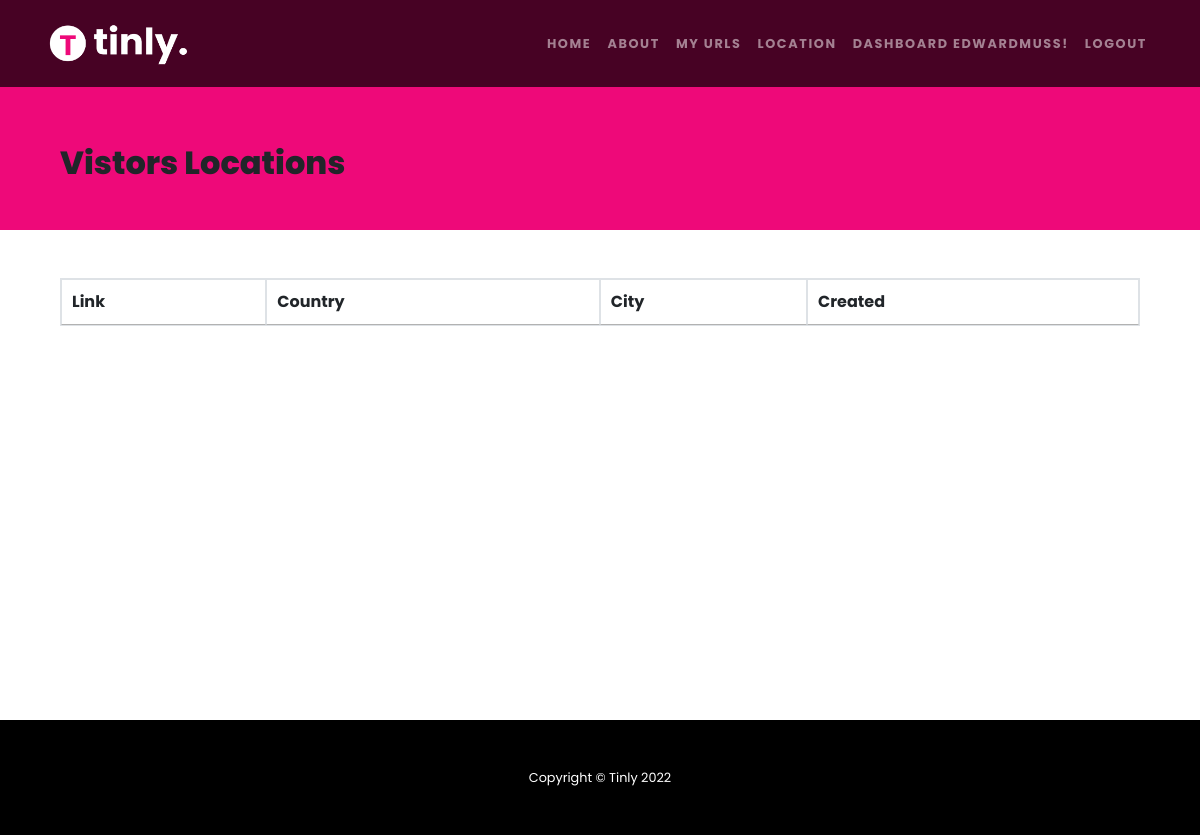
The page /user-locations (signed in) on the database as committed earlier.
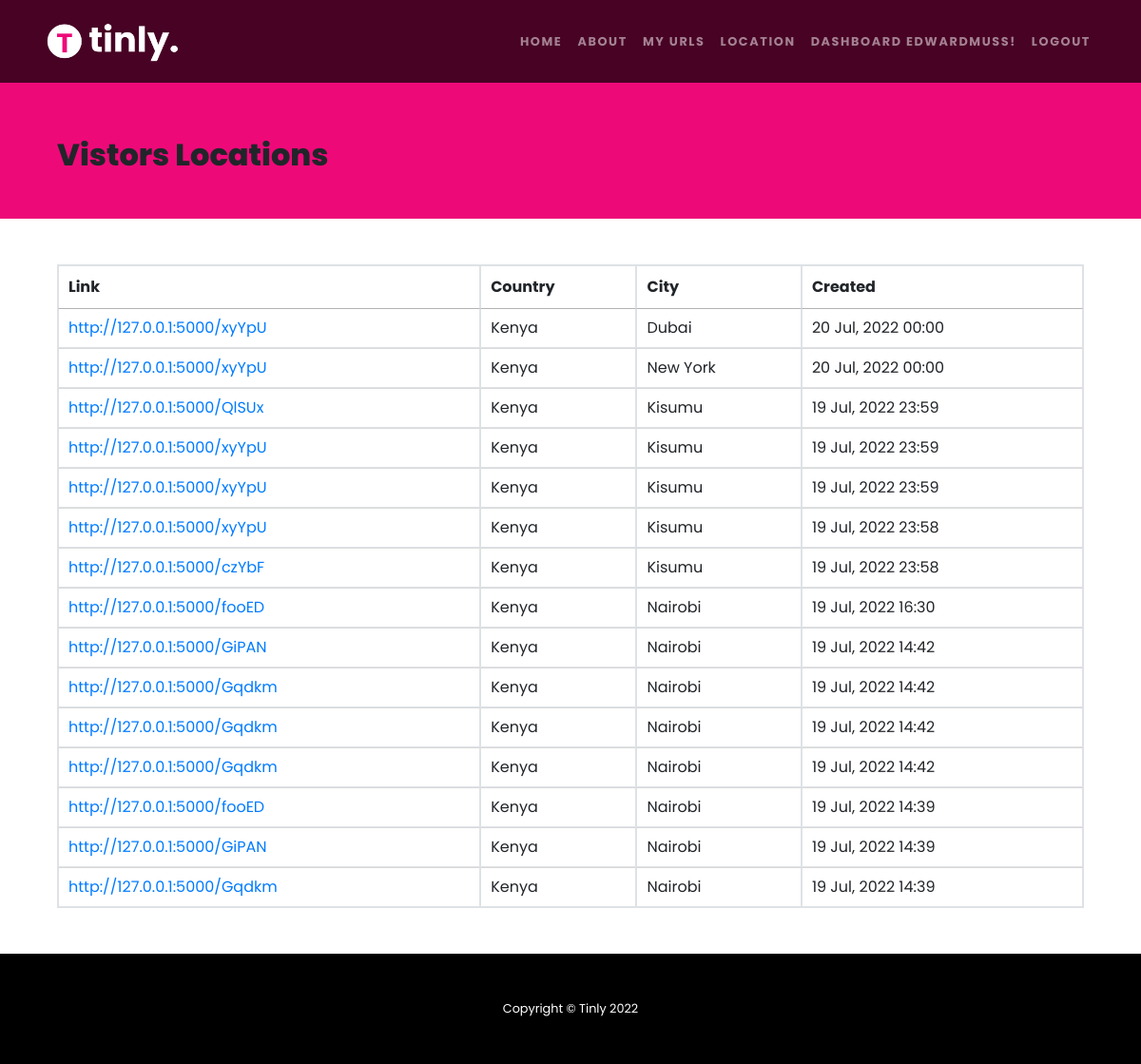
The same page on the database as committed later.
### models/base_model.py (models this page shows, shortened)
class Urls(db.Model):
    id_ = db.Column("id_", db.Integer, primary_key=True)
    user_id = db.Column("user_id", db.Integer, db.ForeignKey('user.id'), nullable=True, default=0)
    long = db.Column("long", db.String())
    short = db.Column("short", db.String(10), nullable=False, unique=True)
    hits = db.Column("hits", db.Integer, nullable=False, default=0)
    created_at = db.Column(DateTime, default=datetime.datetime.now)
    updated_at = db.Column(DateTime, default=datetime.datetime.now, onupdate=datetime.datetime.now)

class Location(db.Model):
    id = db.Column("id", db.Integer, primary_key=True)
    url_id = db.Column("url_id", db.Integer, db.ForeignKey('urls.id_'), nullable=False)
    country = db.Column("country", db.String())
    city = db.Column("city", db.String(10), nullable=False)
    created_at = db.Column(DateTime, default=datetime.datetime.now)
    updated_at = db.Column(DateTime, default=datetime.datetime.now, onupdate=datetime.datetime.now)

### core/routes/web.py (the view)
@app.route('/user-locations')
@login_required
def locations():
    return render_template('all-locations.html', vals=db.session.query(Location, Urls).join(Urls).filter_by(user_id = current_user.id).order_by(Location.id.desc()).all(), base_url=base_url)

### core/auth.py (called while the page is built)
@login_manager.user_loader
def load_user(user_id):
    return User.query.get(int(user_id))

### core/templates/all-locations.html (shortened to what this page needs)
{% extends "base.html" %}
{% block content %}
    <div class="row bg-primary pt-5">
        <div class="container pt-5">
            <div class="col-md-12 mt-5 mb-5">
                <h2 class="">Vistors Locations</h2>
            </div>
        </div>
    </div>
    <div class="row">
        <div class="container">
            <div class="col-md-12 mt-5">
                <table id="table_location" class="table display table-stripped table-bordered">
                    <thead class="">
                        <th>Link</th>
                        <th>Country</th>
                        <th>City</th>
                        <th>Created</th>
                    </thead>
                    <tbody>
                        {% for location, urls in vals %}
                        <tr>
                            <td><a target="_blank" href="{{base_url + '/' + urls.short}}">{{base_url + '/' + urls.short}}</a></td>
                            <td>{{location.country}}</td>
                            <td>{{location.city}}</td>
                            <td>{{location.created_at.strftime("%d %b, %Y %H:%M")}}</td>
                        </tr>
                        {% endfor %}
                    </tbody>
                </table>
            </div>
        </div>
    </div>
{% endblock %}

Rows that differ between the two databases and show on the page:
added Location: country "Kenya", city "Dubai", created_at "20 Jul, 2022 00:00"
added Urls: short "http://127.0.0.1:5000/xyYpU"
added Location: country "Kenya", city "New York", created_at "20 Jul, 2022 00:00"
added Location: country "Kenya", city "Kisumu", created_at "19 Jul, 2022 23:59"
added Urls: short "http://127.0.0.1:5000/QlSUx"
added Location: country "Kenya", city "Kisumu", created_at "19 Jul, 2022 23:59"
added Location: country "Kenya", city "Kisumu", created_at "19 Jul, 2022 23:59"
added Location: country "Kenya", city "Kisumu", created_at "19 Jul, 2022 23:58"
added Location: country "Kenya", city "Kisumu", created_at "19 Jul, 2022 23:58"
added Urls: short "http://127.0.0.1:5000/czYbF"
added Location: country "Kenya", city "Nairobi", created_at "19 Jul, 2022 16:30"
added Urls: short "http://127.0.0.1:5000/fooED"
added Location: country "Kenya", city "Nairobi", created_at "19 Jul, 2022 14:42"
added Urls: short "http://127.0.0.1:5000/GiPAN"
added Location: country "Kenya", city "Nairobi", created_at "19 Jul, 2022 14:42"
now on this page (row edited): Urls: short "http://127.0.0.1:5000/Gqdkm"
added Location: country "Kenya", city "Nairobi", created_at "19 Jul, 2022 14:42"
added Location: country "Kenya", city "Nairobi", created_at "19 Jul, 2022 14:42"
added Location: country "Kenya", city "Nairobi", created_at "19 Jul, 2022 14:39"
added Location: country "Kenya", city "Nairobi", created_at "19 Jul, 2022 14:39"
added Location: country "Kenya", city "Nairobi", created_at "19 Jul, 2022 14:39"
